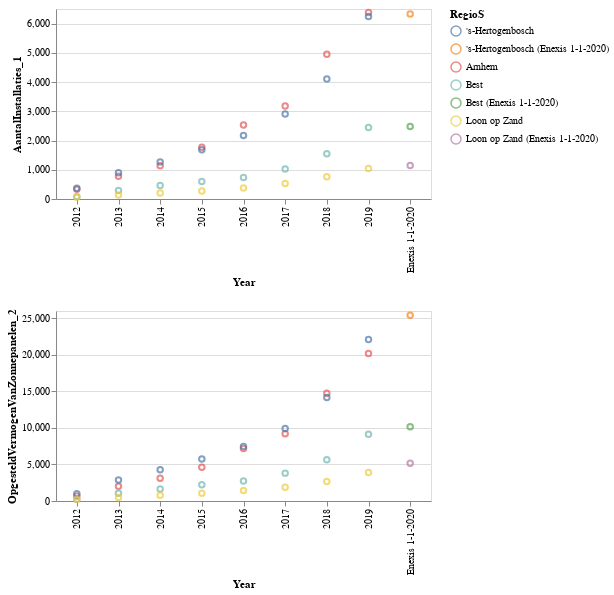

Notebook code cell kept with this figure:
### Code cell
combinedDataChart = alt.Chart(df).mark_point().encode(
    alt.X(alt.repeat("column"), type='ordinal', title='Year'),
    alt.Y(alt.repeat("row"), type='quantitative'),
    color='RegioS:N'
).properties(
    width=375,
    height=190
).repeat(
    column=['Perioden'],
    row=['AantalInstallaties_1', 'OpgesteldVermogenVanZonnepanelen_2'],
    
)
combinedDataChart

### Figure 1 — Vega-Lite specification as saved in the notebook (floating-point values rounded to 4 significant figures)
{"config": {"view": {"continuousWidth": 400, "continuousHeight": 300}}, "repeat": {"column": ["Perioden"], "row": ["AantalInstallaties_1", "OpgesteldVermogenVanZonnepanelen_2"]}, "spec": {"data": {"name": "data-26078948ea1e8d33a8073fcd46b8d49f"}, "mark": "point", "encoding": {"color": {"field": "RegioS", "type": "nominal"}, "x": {"field": {"repeat": "column"}, "title": "Year", "type": "ordinal"}, "y": {"field": {"repeat": "row"}, "type": "quantitative"}}, "height": 190, "width": 375}, "$schema": "https://vega.github.io/schema/vega-lite/v4.17.0.json", "datasets": {"data-26078948ea1e8d33a8073fcd46b8d49f": [{"ID": 3672, "BedrijfstakkenWoningen": "Woningen", "RegioS": "Arnhem", "Perioden": "2012", "AantalInstallaties_1": 336.0, "OpgesteldVermogenVanZonnepanelen_2": 694.0}, {"ID": 3673, "BedrijfstakkenWoningen": "Woningen", "RegioS": "Arnhem", "Perioden": "2013", "AantalInstallaties_1": 778.0, "OpgesteldVermogenVanZonnepanelen_2": 2005.0}, {"ID": 3674, "BedrijfstakkenWoningen": "Woningen", "RegioS": "Arnhem", "Perioden": "2014", "AantalInstallaties_1": 1135.0, "OpgesteldVermogenVanZonnepanelen_2": 3124.0}, {"ID": 3675, "BedrijfstakkenWoningen": "Woningen", "RegioS": "Arnhem", "Perioden": "2015", "AantalInstallaties_1": 1772.0, "OpgesteldVermogenVanZonnepanelen_2": 4619.0}, {"ID": 3676, "BedrijfstakkenWoningen": "Woningen", "RegioS": "Arnhem", "Perioden": "2016", "AantalInstallaties_1": 2530.0, "OpgesteldVermogenVanZonnepanelen_2": 7197.0}, {"ID": 3677, "BedrijfstakkenWoningen": "Woningen", "RegioS": "Arnhem", "Perioden": "2017", "AantalInstallaties_1": 3182.0, "OpgesteldVermogenVanZonnepanelen_2": 9199.0}, {"ID": 3678, "BedrijfstakkenWoningen": "Woningen", "RegioS": "Arnhem", "Perioden": "2018", "AantalInstallaties_1": 4952.0, "OpgesteldVermogenVanZonnepanelen_2": 14750.0}, {"ID": 3679, "BedrijfstakkenWoningen": "Woningen", "RegioS": "Arnhem", "Perioden": "2019", "AantalInstallaties_1": 6384.0, "OpgesteldVermogenVanZonnepanelen_2": 20180.0}, {"ID": 3816, "BedrijfstakkenWoningen": "Woningen", "RegioS": "Best", "Perioden": "2012", "AantalInstallaties_1": 81.0, "OpgesteldVermogenVanZonnepanelen_2": 253.0}, {"ID": 3817, "BedrijfstakkenWoningen": "Woningen", "RegioS": "Best", "Perioden": "2013", "AantalInstallaties_1": 290.0, "OpgesteldVermogenVanZonnepanelen_2": 1054.0}, {"ID": 3818, "BedrijfstakkenWoningen": "Woningen", "RegioS": "Best", "Perioden": "2014", "AantalInstallaties_1": 462.0, "OpgesteldVermogenVanZonnepanelen_2": 1630.0}, {"ID": 3819, "BedrijfstakkenWoningen": "Woningen", "RegioS": "Best", "Perioden": "2015", "AantalInstallaties_1": 597.0, "OpgesteldVermogenVanZonnepanelen_2": 2224.0}, {"ID": 3820, "BedrijfstakkenWoningen": "Woningen", "RegioS": "Best", "Perioden": "2016", "AantalInstallaties_1": 738.0, "OpgesteldVermogenVanZonnepanelen_2": 2727.0}, {"ID": 3821, "BedrijfstakkenWoningen": "Woningen", "RegioS": "Best", "Perioden": "2017", "AantalInstallaties_1": 1023.0, "OpgesteldVermogenVanZonnepanelen_2": 3813.0}, {"ID": 3822, "BedrijfstakkenWoningen": "Woningen", "RegioS": "Best", "Perioden": "2018", "AantalInstallaties_1": 1549.0, "OpgesteldVermogenVanZonnepanelen_2": 5660.0}, {"ID": 3823, "BedrijfstakkenWoningen": "Woningen", "RegioS": "Best", "Perioden": "2019", "AantalInstallaties_1": 2444.0, "OpgesteldVermogenVanZonnepanelen_2": 9138.0}, {"ID": 4608, "BedrijfstakkenWoningen": "Woningen", "RegioS": "'s-Hertogenbosch", "Perioden": "2012", "AantalInstallaties_1": 371.0, "OpgesteldVermogenVanZonnepanelen_2": 985.0}, {"ID": 4609, "BedrijfstakkenWoningen": "Woningen", "RegioS": "'s-Hertogenbosch", "Perioden": "2013", "AantalInstallaties_1": 901.0, "OpgesteldVermogenVanZonnepanelen_2": 2859.0}, {"ID": 4610, "BedrijfstakkenWoningen": "Woningen", "RegioS": "'s-Hertogenbosch", "Perioden": "2014", "AantalInstallaties_1": 1270.0, "OpgesteldVermogenVanZonnepanelen_2": 4269.0}, {"ID": 4611, "BedrijfstakkenWoningen": "Woningen", "RegioS": "'s-Hertogenbosch", "Perioden": "2015", "AantalInstallaties_1": 1687.0, "OpgesteldVermogenVanZonnepanelen_2": 5748.0}, {"ID": 4612, "BedrijfstakkenWoningen": "Woningen", "RegioS": "'s-Hertogenbosch", "Perioden": "2016", "AantalInstallaties_1": 2170.0, "OpgesteldVermogenVanZonnepanelen_2": 7464.0}, {"ID": 4613, "BedrijfstakkenWoningen": "Woningen", "RegioS": "'s-Hertogenbosch", "Perioden": "2017", "AantalInstallaties_1": 2910.0, "OpgesteldVermogenVanZonnepanelen_2": 9936.0}, {"ID": 4614, "BedrijfstakkenWoningen": "Woningen", "RegioS": "'s-Hertogenbosch", "Perioden": "2018", "AantalInstallaties_1": 4103.0, "OpgesteldVermogenVanZonnepanelen_2": 14160.0}, {"ID": 4615, "BedrijfstakkenWoningen": "Woningen", "RegioS": "'s-Hertogenbosch", "Perioden": "2019", "AantalInstallaties_1": 6245.0, "OpgesteldVermogenVanZonnepanelen_2": 22110.0}, {"ID": 4944, "BedrijfstakkenWoningen": "Woningen", "RegioS": "Loon op Zand", "Perioden": "2012", "AantalInstallaties_1": 62.0, "OpgesteldVermogenVanZonnepanelen_2": 196.0}, {"ID": 4945, "BedrijfstakkenWoningen": "Woningen", "RegioS": "Loon op Zand", "Perioden": "2013", "AantalInstallaties_1": 138.0, "OpgesteldVermogenVanZonnepanelen_2": 491.0}, {"ID": 4946, "BedrijfstakkenWoningen": "Woningen", "RegioS": "Loon op Zand", "Perioden": "2014", "AantalInstallaties_1": 209.0, "OpgesteldVermogenVanZonnepanelen_2": 772.0}, {"ID": 4947, "BedrijfstakkenWoningen": "Woningen", "RegioS": "Loon op Zand", "Perioden": "2015", "AantalInstallaties_1": 274.0, "OpgesteldVermogenVanZonnepanelen_2": 1062.0}, {"ID": 4948, "BedrijfstakkenWoningen": "Woningen", "RegioS": "Loon op Zand", "Perioden": "2016", "AantalInstallaties_1": 379.0, "OpgesteldVermogenVanZonnepanelen_2": 1424.0}, {"ID": 4949, "BedrijfstakkenWoningen": "Woningen", "RegioS": "Loon op Zand", "Perioden": "2017", "AantalInstallaties_1": 527.0, "OpgesteldVermogenVanZonnepanelen_2": 1878.0}, {"ID": 4950, "BedrijfstakkenWoningen": "Woningen", "RegioS": "Loon op Zand", "Perioden": "2018", "AantalInstallaties_1": 761.0, "OpgesteldVermogenVanZonnepanelen_2": 2669.0}, {"ID": 4951, "BedrijfstakkenWoningen": "Woningen", "RegioS": "Loon op Zand", "Perioden": "2019", "AantalInstallaties_1": 1042.0, "OpgesteldVermogenVanZonnepanelen_2": 3914.0}, {"ID": 67890, "BedrijfstakkenWoningen": "Woningen", "RegioS": "Best (Enexis 1-1-2020)", "Perioden": "Enexis 1-1-2020", "AantalInstallaties_1": 2478.0, "OpgesteldVermogenVanZonnepanelen_2": 10150.0}, {"ID": 67891, "BedrijfstakkenWoningen": "Woningen", "RegioS": "'s-Hertogenbosch (Enexis 1-1-2020)", "Perioden": "Enexis 1-1-2020", "AantalInstallaties_1": 6332.0, "OpgesteldVermogenVanZonnepanelen_2": 25410.0}, {"ID": 67891, "BedrijfstakkenWoningen": "Woningen", "RegioS": "Loon op Zand (Enexis 1-1-2020)", "Perioden": "Enexis 1-1-2020", "AantalInstallaties_1": 1145.0, "OpgesteldVermogenVanZonnepanelen_2": 5156.0}]}}
